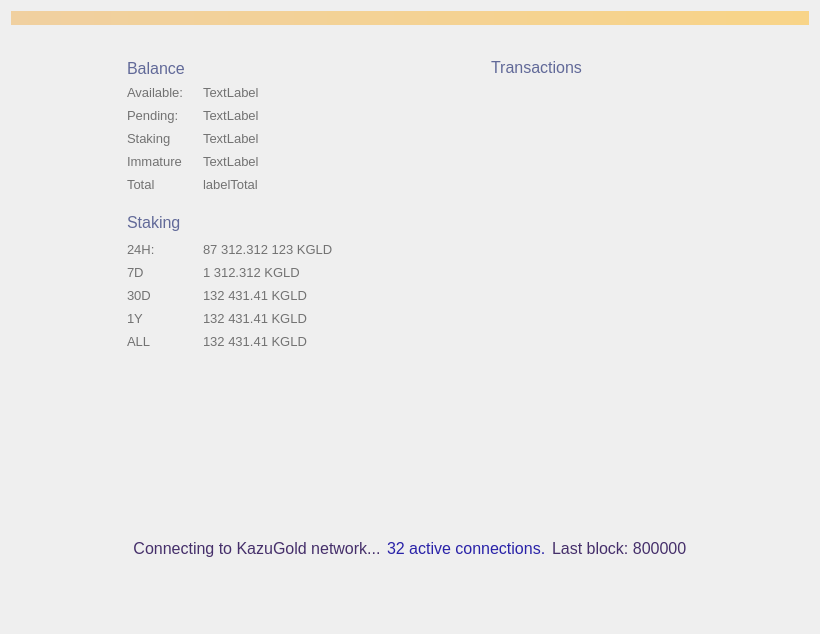
<?xml version="1.0" encoding="UTF-8"?>
<ui version="4.0">
 <class>OverviewPage</class>
 <widget class="QWidget" name="OverviewPage">
  <property name="geometry">
   <rect>
    <x>0</x>
    <y>0</y>
    <width>820</width>
    <height>634</height>
   </rect>
  </property>
  <property name="sizePolicy">
   <sizepolicy hsizetype="MinimumExpanding" vsizetype="MinimumExpanding">
    <horstretch>0</horstretch>
    <verstretch>0</verstretch>
   </sizepolicy>
  </property>
  <property name="maximumSize">
   <size>
    <width>16777215</width>
    <height>16777215</height>
   </size>
  </property>
  <property name="windowTitle">
   <string>Form</string>
  </property>
  <property name="styleSheet">
   <string notr="true"/>
  </property>
  <layout class="QVBoxLayout" name="topLayout">
   <item>
    <widget class="QLabel" name="labelAlerts">
     <property name="visible">
      <bool>false</bool>
     </property>
     <property name="styleSheet">
      <string notr="true">background-color: qlineargradient(x1: 0, y1: 0, x2: 1, y2: 0, stop:0 #F0D0A0, stop:1 #F8D488); color:#000000;</string>
     </property>
     <property name="wordWrap">
      <bool>true</bool>
     </property>
     <property name="margin">
      <number>3</number>
     </property>
    </widget>
   </item>
   <item>
    <spacer name="verticalSpacer">
     <property name="orientation">
      <enum>Qt::Vertical</enum>
     </property>
     <property name="sizeType">
      <enum>QSizePolicy::Fixed</enum>
     </property>
     <property name="sizeHint" stdset="0">
      <size>
       <width>20</width>
       <height>20</height>
      </size>
     </property>
    </spacer>
   </item>
   <item>
    <layout class="QHBoxLayout" name="horizontalLayout_2">
     <property name="sizeConstraint">
      <enum>QLayout::SetMinimumSize</enum>
     </property>
     <item>
      <spacer name="horizontalSpacer">
       <property name="orientation">
        <enum>Qt::Horizontal</enum>
       </property>
       <property name="sizeType">
        <enum>QSizePolicy::Fixed</enum>
       </property>
       <property name="sizeHint" stdset="0">
        <size>
         <width>100</width>
         <height>20</height>
        </size>
       </property>
      </spacer>
     </item>
     <item>
      <layout class="QVBoxLayout" name="verticalLayout_2">
       <property name="sizeConstraint">
        <enum>QLayout::SetNoConstraint</enum>
       </property>
       <property name="leftMargin">
        <number>16</number>
       </property>
       <property name="topMargin">
        <number>7</number>
       </property>
       <property name="rightMargin">
        <number>16</number>
       </property>
       <property name="bottomMargin">
        <number>16</number>
       </property>
       <item>
        <layout class="QHBoxLayout" name="horizontalLayout_3">
         <property name="spacing">
          <number>0</number>
         </property>
         <item>
          <widget class="QLabel" name="label_4">
           <property name="sizePolicy">
            <sizepolicy hsizetype="Minimum" vsizetype="Preferred">
             <horstretch>0</horstretch>
             <verstretch>0</verstretch>
            </sizepolicy>
           </property>
           <property name="font">
            <font>
             <pointsize>-1</pointsize>
            </font>
           </property>
           <property name="styleSheet">
            <string notr="true">color: #616998; text-transform: uppercase; font-size: 16px</string>
           </property>
           <property name="text">
            <string>Balance</string>
           </property>
          </widget>
         </item>
         <item>
          <spacer name="horizontalSpacer_11">
           <property name="orientation">
            <enum>Qt::Horizontal</enum>
           </property>
           <property name="sizeType">
            <enum>QSizePolicy::Maximum</enum>
           </property>
           <property name="sizeHint" stdset="0">
            <size>
             <width>10</width>
             <height>20</height>
            </size>
           </property>
          </spacer>
         </item>
         <item>
          <widget class="QPushButton" name="labelWalletStatus">
           <property name="maximumSize">
            <size>
             <width>22</width>
             <height>22</height>
            </size>
           </property>
           <property name="baseSize">
            <size>
             <width>22</width>
             <height>22</height>
            </size>
           </property>
           <property name="styleSheet">
            <string notr="true">border: 0</string>
           </property>
           <property name="text">
            <string/>
           </property>
           <property name="flat">
            <bool>true</bool>
           </property>
          </widget>
         </item>
         <item>
          <spacer name="horizontalSpacer_10">
           <property name="orientation">
            <enum>Qt::Horizontal</enum>
           </property>
           <property name="sizeHint" stdset="0">
            <size>
             <width>40</width>
             <height>20</height>
            </size>
           </property>
          </spacer>
         </item>
        </layout>
       </item>
       <item>
        <layout class="QHBoxLayout" name="horizontalLayout_4">
         <item>
          <layout class="QFormLayout" name="formLayout">
           <property name="sizeConstraint">
            <enum>QLayout::SetNoConstraint</enum>
           </property>
           <property name="labelAlignment">
            <set>Qt::AlignLeading|Qt::AlignLeft|Qt::AlignVCenter</set>
           </property>
           <property name="verticalSpacing">
            <number>-1</number>
           </property>
           <item row="0" column="0">
            <widget class="QLabel" name="label_5">
             <property name="sizePolicy">
              <sizepolicy hsizetype="Minimum" vsizetype="Preferred">
               <horstretch>0</horstretch>
               <verstretch>0</verstretch>
              </sizepolicy>
             </property>
             <property name="minimumSize">
              <size>
               <width>70</width>
               <height>17</height>
              </size>
             </property>
             <property name="maximumSize">
              <size>
               <width>70</width>
               <height>17</height>
              </size>
             </property>
             <property name="font">
              <font>
               <pointsize>10</pointsize>
               <weight>50</weight>
               <bold>false</bold>
               <stylestrategy>PreferAntialias</stylestrategy>
              </font>
             </property>
             <property name="styleSheet">
              <string notr="true">color: #727272</string>
             </property>
             <property name="text">
              <string>Available:</string>
             </property>
             <property name="alignment">
              <set>Qt::AlignLeading|Qt::AlignLeft|Qt::AlignVCenter</set>
             </property>
            </widget>
           </item>
           <item row="0" column="1">
            <widget class="QLabel" name="labelBalance">
             <property name="font">
              <font>
               <pointsize>10</pointsize>
               <weight>50</weight>
               <bold>false</bold>
               <stylestrategy>PreferAntialias</stylestrategy>
              </font>
             </property>
             <property name="styleSheet">
              <string notr="true">color: #727272</string>
             </property>
             <property name="text">
              <string>TextLabel</string>
             </property>
             <property name="alignment">
              <set>Qt::AlignLeading|Qt::AlignLeft|Qt::AlignVCenter</set>
             </property>
            </widget>
           </item>
           <item row="1" column="0">
            <widget class="QLabel" name="label_7">
             <property name="sizePolicy">
              <sizepolicy hsizetype="Minimum" vsizetype="Preferred">
               <horstretch>0</horstretch>
               <verstretch>0</verstretch>
              </sizepolicy>
             </property>
             <property name="minimumSize">
              <size>
               <width>70</width>
               <height>17</height>
              </size>
             </property>
             <property name="maximumSize">
              <size>
               <width>70</width>
               <height>17</height>
              </size>
             </property>
             <property name="font">
              <font>
               <pointsize>10</pointsize>
               <weight>50</weight>
               <bold>false</bold>
               <stylestrategy>PreferAntialias</stylestrategy>
              </font>
             </property>
             <property name="styleSheet">
              <string notr="true">color: #727272</string>
             </property>
             <property name="text">
              <string>Pending:</string>
             </property>
             <property name="alignment">
              <set>Qt::AlignLeading|Qt::AlignLeft|Qt::AlignVCenter</set>
             </property>
            </widget>
           </item>
           <item row="1" column="1">
            <widget class="QLabel" name="labelUnconfirmed">
             <property name="font">
              <font>
               <pointsize>10</pointsize>
               <weight>50</weight>
               <bold>false</bold>
               <stylestrategy>PreferAntialias</stylestrategy>
              </font>
             </property>
             <property name="styleSheet">
              <string notr="true">color: #727272</string>
             </property>
             <property name="text">
              <string>TextLabel</string>
             </property>
             <property name="alignment">
              <set>Qt::AlignLeading|Qt::AlignLeft|Qt::AlignVCenter</set>
             </property>
            </widget>
           </item>
           <item row="3" column="0">
            <widget class="QLabel" name="labelImmatureText">
             <property name="sizePolicy">
              <sizepolicy hsizetype="Minimum" vsizetype="Preferred">
               <horstretch>0</horstretch>
               <verstretch>0</verstretch>
              </sizepolicy>
             </property>
             <property name="minimumSize">
              <size>
               <width>70</width>
               <height>17</height>
              </size>
             </property>
             <property name="maximumSize">
              <size>
               <width>70</width>
               <height>17</height>
              </size>
             </property>
             <property name="font">
              <font>
               <pointsize>10</pointsize>
               <weight>50</weight>
               <bold>false</bold>
               <stylestrategy>PreferAntialias</stylestrategy>
              </font>
             </property>
             <property name="styleSheet">
              <string notr="true">color: #727272</string>
             </property>
             <property name="text">
              <string>Immature</string>
             </property>
             <property name="alignment">
              <set>Qt::AlignLeading|Qt::AlignLeft|Qt::AlignVCenter</set>
             </property>
            </widget>
           </item>
           <item row="3" column="1">
            <widget class="QLabel" name="labelImmature">
             <property name="font">
              <font>
               <pointsize>10</pointsize>
               <weight>50</weight>
               <bold>false</bold>
               <stylestrategy>PreferAntialias</stylestrategy>
              </font>
             </property>
             <property name="styleSheet">
              <string notr="true">color: #727272</string>
             </property>
             <property name="text">
              <string>TextLabel</string>
             </property>
             <property name="alignment">
              <set>Qt::AlignLeading|Qt::AlignLeft|Qt::AlignVCenter</set>
             </property>
            </widget>
           </item>
           <item row="4" column="0">
            <widget class="QLabel" name="label_8">
             <property name="sizePolicy">
              <sizepolicy hsizetype="Minimum" vsizetype="Preferred">
               <horstretch>0</horstretch>
               <verstretch>0</verstretch>
              </sizepolicy>
             </property>
             <property name="minimumSize">
              <size>
               <width>70</width>
               <height>17</height>
              </size>
             </property>
             <property name="maximumSize">
              <size>
               <width>70</width>
               <height>17</height>
              </size>
             </property>
             <property name="font">
              <font>
               <pointsize>10</pointsize>
               <weight>50</weight>
               <bold>false</bold>
               <stylestrategy>PreferAntialias</stylestrategy>
              </font>
             </property>
             <property name="styleSheet">
              <string notr="true">color: #727272</string>
             </property>
             <property name="text">
              <string>Total</string>
             </property>
             <property name="alignment">
              <set>Qt::AlignLeading|Qt::AlignLeft|Qt::AlignVCenter</set>
             </property>
            </widget>
           </item>
           <item row="4" column="1">
            <widget class="QLabel" name="labelTotal">
             <property name="font">
              <font>
               <pointsize>10</pointsize>
               <weight>50</weight>
               <bold>false</bold>
               <stylestrategy>PreferAntialias</stylestrategy>
              </font>
             </property>
             <property name="styleSheet">
              <string notr="true">color: #727272</string>
             </property>
             <property name="text">
              <string>labelTotal</string>
             </property>
             <property name="alignment">
              <set>Qt::AlignLeading|Qt::AlignLeft|Qt::AlignVCenter</set>
             </property>
            </widget>
           </item>
           <item row="2" column="1">
            <widget class="QLabel" name="labelStaking">
             <property name="font">
              <font>
               <pointsize>10</pointsize>
               <weight>50</weight>
               <bold>false</bold>
               <stylestrategy>PreferAntialias</stylestrategy>
              </font>
             </property>
             <property name="styleSheet">
              <string notr="true">color: #727272</string>
             </property>
             <property name="text">
              <string>TextLabel</string>
             </property>
             <property name="alignment">
              <set>Qt::AlignLeading|Qt::AlignLeft|Qt::AlignVCenter</set>
             </property>
            </widget>
           </item>
           <item row="2" column="0">
            <widget class="QLabel" name="labelStakingText">
             <property name="sizePolicy">
              <sizepolicy hsizetype="Minimum" vsizetype="Preferred">
               <horstretch>0</horstretch>
               <verstretch>0</verstretch>
              </sizepolicy>
             </property>
             <property name="minimumSize">
              <size>
               <width>70</width>
               <height>17</height>
              </size>
             </property>
             <property name="maximumSize">
              <size>
               <width>70</width>
               <height>17</height>
              </size>
             </property>
             <property name="font">
              <font>
               <pointsize>10</pointsize>
               <weight>50</weight>
               <bold>false</bold>
               <stylestrategy>PreferAntialias</stylestrategy>
              </font>
             </property>
             <property name="styleSheet">
              <string notr="true">color: #727272</string>
             </property>
             <property name="text">
              <string>Staking</string>
             </property>
             <property name="alignment">
              <set>Qt::AlignLeading|Qt::AlignLeft|Qt::AlignVCenter</set>
             </property>
            </widget>
           </item>
          </layout>
         </item>
         <item>
          <spacer name="horizontalSpacer_4">
           <property name="orientation">
            <enum>Qt::Horizontal</enum>
           </property>
           <property name="sizeHint" stdset="0">
            <size>
             <width>40</width>
             <height>20</height>
            </size>
           </property>
          </spacer>
         </item>
        </layout>
       </item>
       <item>
        <spacer name="verticalSpacer_5">
         <property name="orientation">
          <enum>Qt::Vertical</enum>
         </property>
         <property name="sizeType">
          <enum>QSizePolicy::Maximum</enum>
         </property>
         <property name="sizeHint" stdset="0">
          <size>
           <width>20</width>
           <height>10</height>
          </size>
         </property>
        </spacer>
       </item>
       <item>
        <layout class="QHBoxLayout" name="horizontalLayout_7">
         <property name="spacing">
          <number>0</number>
         </property>
         <item>
          <widget class="QLabel" name="label_11">
           <property name="font">
            <font>
             <pointsize>-1</pointsize>
            </font>
           </property>
           <property name="styleSheet">
            <string notr="true">color: #616998; text-transform: uppercase; font-size: 16px</string>
           </property>
           <property name="text">
            <string>Staking</string>
           </property>
           <property name="alignment">
            <set>Qt::AlignLeading|Qt::AlignLeft|Qt::AlignVCenter</set>
           </property>
          </widget>
         </item>
         <item>
          <spacer name="horizontalSpacer_8">
           <property name="orientation">
            <enum>Qt::Horizontal</enum>
           </property>
           <property name="sizeType">
            <enum>QSizePolicy::Maximum</enum>
           </property>
           <property name="sizeHint" stdset="0">
            <size>
             <width>10</width>
             <height>20</height>
            </size>
           </property>
          </spacer>
         </item>
         <item>
          <widget class="QPushButton" name="unlockStakingButton">
           <property name="minimumSize">
            <size>
             <width>26</width>
             <height>26</height>
            </size>
           </property>
           <property name="maximumSize">
            <size>
             <width>26</width>
             <height>26</height>
            </size>
           </property>
           <property name="styleSheet">
            <string notr="true">border: 0</string>
           </property>
           <property name="text">
            <string/>
           </property>
          </widget>
         </item>
         <item>
          <spacer name="horizontalSpacer_9">
           <property name="orientation">
            <enum>Qt::Horizontal</enum>
           </property>
           <property name="sizeHint" stdset="0">
            <size>
             <width>40</width>
             <height>20</height>
            </size>
           </property>
          </spacer>
         </item>
        </layout>
       </item>
       <item>
        <layout class="QHBoxLayout" name="horizontalLayout_6">
         <item>
          <layout class="QFormLayout" name="formLayout_2">
           <property name="labelAlignment">
            <set>Qt::AlignLeading|Qt::AlignLeft|Qt::AlignVCenter</set>
           </property>
           <item row="1" column="0">
            <widget class="QLabel" name="label_10">
             <property name="sizePolicy">
              <sizepolicy hsizetype="Minimum" vsizetype="Preferred">
               <horstretch>0</horstretch>
               <verstretch>0</verstretch>
              </sizepolicy>
             </property>
             <property name="minimumSize">
              <size>
               <width>70</width>
               <height>17</height>
              </size>
             </property>
             <property name="maximumSize">
              <size>
               <width>70</width>
               <height>17</height>
              </size>
             </property>
             <property name="font">
              <font>
               <pointsize>10</pointsize>
               <weight>50</weight>
               <bold>false</bold>
               <stylestrategy>PreferAntialias</stylestrategy>
              </font>
             </property>
             <property name="styleSheet">
              <string notr="true">color: #727272</string>
             </property>
             <property name="text">
              <string>24H:</string>
             </property>
             <property name="alignment">
              <set>Qt::AlignLeading|Qt::AlignLeft|Qt::AlignVCenter</set>
             </property>
            </widget>
           </item>
           <item row="1" column="1">
            <widget class="QLabel" name="label24hStakingStats">
             <property name="font">
              <font>
               <pointsize>10</pointsize>
               <weight>50</weight>
               <bold>false</bold>
               <stylestrategy>PreferAntialias</stylestrategy>
               <kerning>false</kerning>
              </font>
             </property>
             <property name="styleSheet">
              <string notr="true">color: #727272</string>
             </property>
             <property name="text">
              <string>87 312.312 123 KGLD</string>
             </property>
             <property name="alignment">
              <set>Qt::AlignLeading|Qt::AlignLeft|Qt::AlignVCenter</set>
             </property>
            </widget>
           </item>
           <item row="2" column="0">
            <widget class="QLabel" name="label_13">
             <property name="sizePolicy">
              <sizepolicy hsizetype="Minimum" vsizetype="Preferred">
               <horstretch>0</horstretch>
               <verstretch>0</verstretch>
              </sizepolicy>
             </property>
             <property name="minimumSize">
              <size>
               <width>70</width>
               <height>17</height>
              </size>
             </property>
             <property name="maximumSize">
              <size>
               <width>70</width>
               <height>17</height>
              </size>
             </property>
             <property name="font">
              <font>
               <pointsize>10</pointsize>
               <weight>50</weight>
               <bold>false</bold>
               <stylestrategy>PreferAntialias</stylestrategy>
               <kerning>false</kerning>
              </font>
             </property>
             <property name="styleSheet">
              <string notr="true">color: #727272</string>
             </property>
             <property name="text">
              <string>7D</string>
             </property>
             <property name="alignment">
              <set>Qt::AlignLeading|Qt::AlignLeft|Qt::AlignVCenter</set>
             </property>
            </widget>
           </item>
           <item row="2" column="1">
            <widget class="QLabel" name="label7dStakingStats">
             <property name="font">
              <font>
               <pointsize>10</pointsize>
               <weight>50</weight>
               <bold>false</bold>
               <stylestrategy>PreferAntialias</stylestrategy>
               <kerning>false</kerning>
              </font>
             </property>
             <property name="styleSheet">
              <string notr="true">color: #727272</string>
             </property>
             <property name="text">
              <string>1 312.312 KGLD</string>
             </property>
             <property name="alignment">
              <set>Qt::AlignLeading|Qt::AlignLeft|Qt::AlignVCenter</set>
             </property>
            </widget>
           </item>
           <item row="3" column="1">
            <widget class="QLabel" name="label30dStakingStats">
             <property name="font">
              <font>
               <pointsize>10</pointsize>
               <weight>50</weight>
               <bold>false</bold>
               <stylestrategy>PreferAntialias</stylestrategy>
               <kerning>false</kerning>
              </font>
             </property>
             <property name="styleSheet">
              <string notr="true">color: #727272</string>
             </property>
             <property name="text">
              <string>132 431.41 KGLD</string>
             </property>
             <property name="alignment">
              <set>Qt::AlignLeading|Qt::AlignLeft|Qt::AlignVCenter</set>
             </property>
            </widget>
           </item>
           <item row="3" column="0">
            <widget class="QLabel" name="label_14">
             <property name="sizePolicy">
              <sizepolicy hsizetype="Minimum" vsizetype="Preferred">
               <horstretch>0</horstretch>
               <verstretch>0</verstretch>
              </sizepolicy>
             </property>
             <property name="minimumSize">
              <size>
               <width>70</width>
               <height>17</height>
              </size>
             </property>
             <property name="maximumSize">
              <size>
               <width>70</width>
               <height>17</height>
              </size>
             </property>
             <property name="font">
              <font>
               <pointsize>10</pointsize>
               <weight>50</weight>
               <bold>false</bold>
               <stylestrategy>PreferAntialias</stylestrategy>
               <kerning>false</kerning>
              </font>
             </property>
             <property name="styleSheet">
              <string notr="true">color: #727272</string>
             </property>
             <property name="text">
              <string>30D</string>
             </property>
             <property name="alignment">
              <set>Qt::AlignLeading|Qt::AlignLeft|Qt::AlignVCenter</set>
             </property>
            </widget>
           </item>
           <item row="4" column="0">
            <widget class="QLabel" name="label_15">
             <property name="sizePolicy">
              <sizepolicy hsizetype="Minimum" vsizetype="Preferred">
               <horstretch>0</horstretch>
               <verstretch>0</verstretch>
              </sizepolicy>
             </property>
             <property name="minimumSize">
              <size>
               <width>70</width>
               <height>17</height>
              </size>
             </property>
             <property name="maximumSize">
              <size>
               <width>70</width>
               <height>17</height>
              </size>
             </property>
             <property name="font">
              <font>
               <pointsize>10</pointsize>
               <weight>50</weight>
               <bold>false</bold>
               <stylestrategy>PreferAntialias</stylestrategy>
               <kerning>false</kerning>
              </font>
             </property>
             <property name="styleSheet">
              <string notr="true">color: #727272</string>
             </property>
             <property name="text">
              <string>1Y</string>
             </property>
             <property name="alignment">
              <set>Qt::AlignLeading|Qt::AlignLeft|Qt::AlignVCenter</set>
             </property>
            </widget>
           </item>
           <item row="4" column="1">
            <widget class="QLabel" name="label1yStakingStats">
             <property name="font">
              <font>
               <pointsize>10</pointsize>
               <weight>50</weight>
               <bold>false</bold>
               <stylestrategy>PreferAntialias</stylestrategy>
               <kerning>false</kerning>
              </font>
             </property>
             <property name="styleSheet">
              <string notr="true">color: #727272</string>
             </property>
             <property name="text">
              <string>132 431.41 KGLD</string>
             </property>
             <property name="alignment">
              <set>Qt::AlignLeading|Qt::AlignLeft|Qt::AlignVCenter</set>
             </property>
            </widget>
           </item>
           <item row="5" column="0">
            <widget class="QLabel" name="label_16">
             <property name="sizePolicy">
              <sizepolicy hsizetype="Minimum" vsizetype="Preferred">
               <horstretch>0</horstretch>
               <verstretch>0</verstretch>
              </sizepolicy>
             </property>
             <property name="minimumSize">
              <size>
               <width>70</width>
               <height>17</height>
              </size>
             </property>
             <property name="maximumSize">
              <size>
               <width>70</width>
               <height>17</height>
              </size>
             </property>
             <property name="font">
              <font>
               <pointsize>10</pointsize>
               <weight>50</weight>
               <bold>false</bold>
               <stylestrategy>PreferAntialias</stylestrategy>
               <kerning>false</kerning>
              </font>
             </property>
             <property name="styleSheet">
              <string notr="true">color: #727272</string>
             </property>
             <property name="text">
              <string>ALL</string>
             </property>
             <property name="alignment">
              <set>Qt::AlignLeading|Qt::AlignLeft|Qt::AlignVCenter</set>
             </property>
            </widget>
           </item>
           <item row="5" column="1">
            <widget class="QLabel" name="labelallStakingStats">
             <property name="font">
              <font>
               <pointsize>10</pointsize>
               <weight>50</weight>
               <bold>false</bold>
               <stylestrategy>PreferAntialias</stylestrategy>
               <kerning>false</kerning>
              </font>
             </property>
             <property name="styleSheet">
              <string notr="true">color: #727272</string>
             </property>
             <property name="text">
              <string>132 431.41 KGLD</string>
             </property>
             <property name="alignment">
              <set>Qt::AlignLeading|Qt::AlignLeft|Qt::AlignVCenter</set>
             </property>
            </widget>
           </item>
          </layout>
         </item>
         <item>
          <spacer name="horizontalSpacer_7">
           <property name="orientation">
            <enum>Qt::Horizontal</enum>
           </property>
           <property name="sizeHint" stdset="0">
            <size>
             <width>40</width>
             <height>20</height>
            </size>
           </property>
          </spacer>
         </item>
        </layout>
       </item>
       <item>
        <widget class="QLabel" name="stakingStatusLabel">
         <property name="sizePolicy">
          <sizepolicy hsizetype="Expanding" vsizetype="Preferred">
           <horstretch>0</horstretch>
           <verstretch>0</verstretch>
          </sizepolicy>
         </property>
         <property name="minimumSize">
          <size>
           <width>235</width>
           <height>0</height>
          </size>
         </property>
         <property name="maximumSize">
          <size>
           <width>235</width>
           <height>16777215</height>
          </size>
         </property>
         <property name="styleSheet">
          <string notr="true">color: #616998;  font-size: 13px; margin-top:6px</string>
         </property>
         <property name="text">
          <string/>
         </property>
         <property name="wordWrap">
          <bool>true</bool>
         </property>
        </widget>
       </item>
       <item>
        <widget class="QLabel" name="votingStatusLabel">
         <property name="sizePolicy">
          <sizepolicy hsizetype="Expanding" vsizetype="Preferred">
           <horstretch>0</horstretch>
           <verstretch>0</verstretch>
          </sizepolicy>
         </property>
         <property name="minimumSize">
          <size>
           <width>235</width>
           <height>0</height>
          </size>
         </property>
         <property name="maximumSize">
          <size>
           <width>235</width>
           <height>16777215</height>
          </size>
         </property>
         <property name="styleSheet">
          <string notr="true">color: #616998;  font-size: 13px; margin-top:6px</string>
         </property>
         <property name="text">
          <string/>
         </property>
         <property name="wordWrap">
          <bool>true</bool>
         </property>
        </widget>
       </item>
       <item>
        <spacer name="verticalSpacer_4">
         <property name="orientation">
          <enum>Qt::Vertical</enum>
         </property>
         <property name="sizeHint" stdset="0">
          <size>
           <width>20</width>
           <height>40</height>
          </size>
         </property>
        </spacer>
       </item>
      </layout>
     </item>
     <item>
      <spacer name="horizontalSpacer_2">
       <property name="orientation">
        <enum>Qt::Horizontal</enum>
       </property>
       <property name="sizeType">
        <enum>QSizePolicy::Fixed</enum>
       </property>
       <property name="sizeHint" stdset="0">
        <size>
         <width>80</width>
         <height>20</height>
        </size>
       </property>
      </spacer>
     </item>
     <item>
      <layout class="QVBoxLayout" name="verticalLayout_3">
       <property name="leftMargin">
        <number>16</number>
       </property>
       <property name="topMargin">
        <number>7</number>
       </property>
       <property name="rightMargin">
        <number>16</number>
       </property>
       <property name="bottomMargin">
        <number>16</number>
       </property>
       <item>
        <layout class="QVBoxLayout" name="verticalLayout_4">
         <item>
          <layout class="QHBoxLayout" name="horizontalLayout_5">
           <item>
            <widget class="QLabel" name="label_12">
             <property name="sizePolicy">
              <sizepolicy hsizetype="Preferred" vsizetype="Maximum">
               <horstretch>0</horstretch>
               <verstretch>0</verstretch>
              </sizepolicy>
             </property>
             <property name="maximumSize">
              <size>
               <width>16777215</width>
               <height>19</height>
              </size>
             </property>
             <property name="font">
              <font>
               <pointsize>-1</pointsize>
              </font>
             </property>
             <property name="styleSheet">
              <string notr="true">color: #616998; text-transform: uppercase; font-size: 16px;</string>
             </property>
             <property name="text">
              <string>Transactions</string>
             </property>
            </widget>
           </item>
           <item>
            <spacer name="horizontalSpacer_12">
             <property name="orientation">
              <enum>Qt::Horizontal</enum>
             </property>
             <property name="sizeHint" stdset="0">
              <size>
               <width>40</width>
               <height>20</height>
              </size>
             </property>
            </spacer>
           </item>
          </layout>
         </item>
         <item>
          <spacer name="verticalSpacer_6">
           <property name="orientation">
            <enum>Qt::Vertical</enum>
           </property>
           <property name="sizeType">
            <enum>QSizePolicy::Maximum</enum>
           </property>
           <property name="sizeHint" stdset="0">
            <size>
             <width>20</width>
             <height>4</height>
            </size>
           </property>
          </spacer>
         </item>
         <item>
          <widget class="ListView" name="listTransactions" native="true">
           <property name="styleSheet">
            <string notr="true">background: transparent;border:0</string>
           </property>
          </widget>
         </item>
        </layout>
       </item>
      </layout>
     </item>
     <item>
      <spacer name="horizontalSpacer_3">
       <property name="orientation">
        <enum>Qt::Horizontal</enum>
       </property>
       <property name="sizeType">
        <enum>QSizePolicy::Fixed</enum>
       </property>
       <property name="sizeHint" stdset="0">
        <size>
         <width>100</width>
         <height>20</height>
        </size>
       </property>
      </spacer>
     </item>
    </layout>
   </item>
   <item>
    <layout class="QHBoxLayout" name="horizontalLayout">
     <property name="sizeConstraint">
      <enum>QLayout::SetMinimumSize</enum>
     </property>
     <item>
      <spacer name="horizontalSpacer_5">
       <property name="orientation">
        <enum>Qt::Horizontal</enum>
       </property>
       <property name="sizeHint" stdset="0">
        <size>
         <width>40</width>
         <height>20</height>
        </size>
       </property>
      </spacer>
     </item>
     <item>
      <widget class="QLabel" name="statusTitle">
       <property name="sizePolicy">
        <sizepolicy hsizetype="Minimum" vsizetype="Preferred">
         <horstretch>0</horstretch>
         <verstretch>0</verstretch>
        </sizepolicy>
       </property>
       <property name="minimumSize">
        <size>
         <width>0</width>
         <height>60</height>
        </size>
       </property>
       <property name="font">
        <font>
         <pointsize>12</pointsize>
        </font>
       </property>
       <property name="styleSheet">
        <string notr="true">color: #452f6a</string>
       </property>
       <property name="text">
        <string>Connecting to KazuGold network...</string>
       </property>
       <property name="alignment">
        <set>Qt::AlignCenter</set>
       </property>
      </widget>
     </item>
     <item>
      <widget class="QLabel" name="statusTitleConnections">
       <property name="sizePolicy">
        <sizepolicy hsizetype="Minimum" vsizetype="Preferred">
         <horstretch>0</horstretch>
         <verstretch>0</verstretch>
        </sizepolicy>
       </property>
       <property name="font">
        <font>
         <pointsize>12</pointsize>
        </font>
       </property>
       <property name="visible">
        <bool>false</bool>
       </property>
       <property name="styleSheet">
        <string notr="true">color: #2922a8</string>
       </property>
       <property name="text">
        <string>32 active connections.</string>
       </property>
      </widget>
     </item>
     <item>
      <widget class="QLabel" name="statusTitleBlocks">
       <property name="sizePolicy">
        <sizepolicy hsizetype="Minimum" vsizetype="Preferred">
         <horstretch>0</horstretch>
         <verstretch>0</verstretch>
        </sizepolicy>
       </property>
       <property name="font">
        <font>
         <pointsize>12</pointsize>
        </font>
       </property>
       <property name="visible">
        <bool>false</bool>
       </property>
       <property name="styleSheet">
        <string notr="true">color: #452f6a</string>
       </property>
       <property name="text">
        <string>Last block: 800000</string>
       </property>
      </widget>
     </item>
     <item>
      <spacer name="horizontalSpacer_6">
       <property name="orientation">
        <enum>Qt::Horizontal</enum>
       </property>
       <property name="sizeHint" stdset="0">
        <size>
         <width>40</width>
         <height>20</height>
        </size>
       </property>
      </spacer>
     </item>
    </layout>
   </item>
   <item>
    <spacer name="verticalSpacer_3">
     <property name="orientation">
      <enum>Qt::Vertical</enum>
     </property>
     <property name="sizeType">
      <enum>QSizePolicy::Fixed</enum>
     </property>
     <property name="sizeHint" stdset="0">
      <size>
       <width>20</width>
       <height>45</height>
      </size>
     </property>
    </spacer>
   </item>
  </layout>
 </widget>
 <customwidgets>
  <customwidget>
   <class>ListView</class>
   <extends>QWidget</extends>
   <header>listview.h</header>
  </customwidget>
 </customwidgets>
 <resources/>
 <connections/>
</ui>
